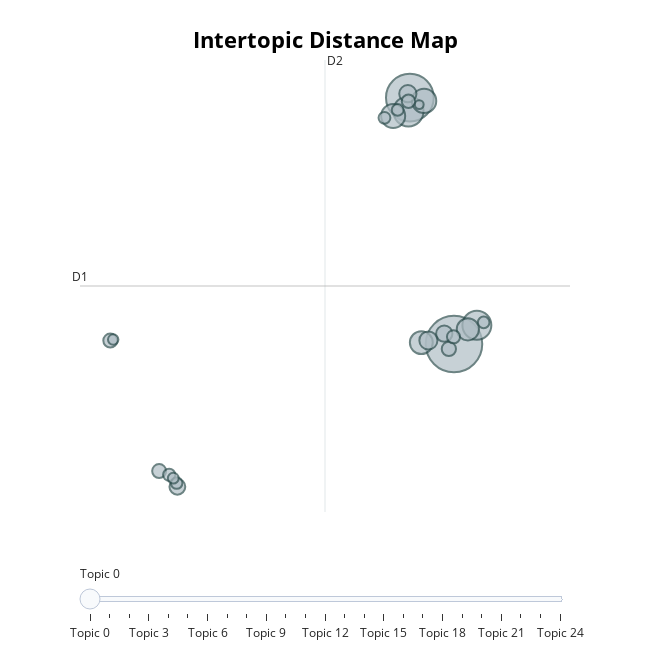

The notebook cell this image was saved under:
### Code cell
model.visualize_topics()

### Figure 1 — Plotly figure (JSON) as saved in the notebook; plotly's stock layout.template omitted (floating-point values rounded to 4 significant figures)
{"data": [{"customdata": [[0, "of | and | at | his | january", 409], [1, "the | it | to | in | company", 291], [2, "the | to | mr | for | that", 117], [3, "the | year | new | of | in", 107], [4, "editor | the | to | frontpage | front", 76], [5, "the | in | police | to | of", 74], [6, "the | and | theater | at | dance", 67], [7, "century | drawing | 21stcentury | 21st | say", 63], [8, "museum | art | gallery | and | in", 42], [9, "is | restaurant | are | it | with", 38], [10, "by | book | reviewbook | the | review", 34], [11, "prediction | century | future | america | 21stcentury", 32], [12, "elian | cuba | gonzalez | the | boy", 26], [13, "belichick | jet | parcells | coach | bill", 25], [14, "yeltsin | putin | russia | vladimirputin | vladimir", 25], [15, "bus | diesel | river | to | and", 23], [16, "magazine | publisher | yearold | old | of", 22], [17, "bowl | yard | warrick | national | he", 19], [18, "indian | india | hijacker | pakistan | hijacking", 18], [19, "israeli | israel | talk | peace | syrian", 18], [20, "game | ranger | devil | goal | the", 17], [21, "january | sander | jane | jan | ", 17], [22, "houston | point | he | the | season", 15], [23, "russian | chechnya | grozny | soldier | rebel", 14], [24, "union | ha | to | worker | college", 10]], "hovertemplate": "<b>Topic %{customdata[0]}</b><br>%{customdata[1]}<br>Size: %{customdata[2]}", "legendgroup": "", "marker": {"color": "#B0BEC5", "line": {"color": "DarkSlateGrey", "width": 2}, "size": [409, 291, 117, 107, 76, 74, 67, 63, 42, 38, 34, 32, 26, 25, 25, 23, 22, 19, 18, 18, 17, 17, 15, 14, 10], "sizemode": "area", "sizeref": 0.2556, "symbol": "circle"}, "mode": "markers", "name": "", "orientation": "v", "showlegend": false, "type": "scatter", "x": [17.86, 16.42, 16.37, 18.61, 16.88, 15.87, 16.79, 18.32, 17.03, 16.35, 17.55, 8.808, 17.7, 8.212, 6.612, 16.37, 17.85, 8.539, 15.59, 16.02, 8.785, 18.84, 8.674, 6.707, 16.73], "xaxis": "x", "y": [-2.036, 17.4, 16.33, -0.554, 17.15, 15.95, -1.919, -0.8695, -1.749, 17.72, -1.214, -13.29, -2.42, -12.06, -1.757, 17.13, -1.46, -12.35, 15.81, 16.44, -13.0, -0.3237, -12.62, -1.68, 16.86], "yaxis": "y"}], "layout": {"annotations": [{"showarrow": false, "text": "D1", "x": 5.621, "y": 2.546, "yshift": 10}, {"showarrow": false, "text": "D2", "x": 13.64, "xshift": 10, "y": 20.38}], "height": 650, "hoverlabel": {"bgcolor": "white", "font": {"family": "Rockwell", "size": 16}}, "legend": {"itemsizing": "constant", "tracegroupgap": 0}, "margin": {"t": 60}, "shapes": [{"line": {"color": "#CFD8DC", "width": 2}, "type": "line", "x0": 13.64, "x1": 13.64, "y0": -15.28, "y1": 20.38}, {"line": {"color": "#9E9E9E", "width": 2}, "type": "line", "x0": 5.621, "x1": 21.66, "y0": 2.546, "y1": 2.546}], "sliders": [{"active": 0, "pad": {"t": 50}, "steps": [{"args": [{"marker.color": [["red", "#B0BEC5", "#B0BEC5", "#B0BEC5", "#B0BEC5", "#B0BEC5", "#B0BEC5", "#B0BEC5", "#B0BEC5", "#B0BEC5", "#B0BEC5", "#B0BEC5", "#B0BEC5", "#B0BEC5", "#B0BEC5", "#B0BEC5", "#B0BEC5", "#B0BEC5", "#B0BEC5", "#B0BEC5", "#B0BEC5", "#B0BEC5", "#B0BEC5", "#B0BEC5", "#B0BEC5"]]}], "label": "Topic 0", "method": "update"}, {"args": [{"marker.color": [["#B0BEC5", "red", "#B0BEC5", "#B0BEC5", "#B0BEC5", "#B0BEC5", "#B0BEC5", "#B0BEC5", "#B0BEC5", "#B0BEC5", "#B0BEC5", "#B0BEC5", "#B0BEC5", "#B0BEC5", "#B0BEC5", "#B0BEC5", "#B0BEC5", "#B0BEC5", "#B0BEC5", "#B0BEC5", "#B0BEC5", "#B0BEC5", "#B0BEC5", "#B0BEC5", "#B0BEC5"]]}], "label": "Topic 1", "method": "update"}, {"args": [{"marker.color": [["#B0BEC5", "#B0BEC5", "red", "#B0BEC5", "#B0BEC5", "#B0BEC5", "#B0BEC5", "#B0BEC5", "#B0BEC5", "#B0BEC5", "#B0BEC5", "#B0BEC5", "#B0BEC5", "#B0BEC5", "#B0BEC5", "#B0BEC5", "#B0BEC5", "#B0BEC5", "#B0BEC5", "#B0BEC5", "#B0BEC5", "#B0BEC5", "#B0BEC5", "#B0BEC5", "#B0BEC5"]]}], "label": "Topic 2", "method": "update"}, {"args": [{"marker.color": [["#B0BEC5", "#B0BEC5", "#B0BEC5", "red", "#B0BEC5", "#B0BEC5", "#B0BEC5", "#B0BEC5", "#B0BEC5", "#B0BEC5", "#B0BEC5", "#B0BEC5", "#B0BEC5", "#B0BEC5", "#B0BEC5", "#B0BEC5", "#B0BEC5", "#B0BEC5", "#B0BEC5", "#B0BEC5", "#B0BEC5", "#B0BEC5", "#B0BEC5", "#B0BEC5", "#B0BEC5"]]}], "label": "Topic 3", "method": "update"}, {"args": [{"marker.color": [["#B0BEC5", "#B0BEC5", "#B0BEC5", "#B0BEC5", "red", "#B0BEC5", "#B0BEC5", "#B0BEC5", "#B0BEC5", "#B0BEC5", "#B0BEC5", "#B0BEC5", "#B0BEC5", "#B0BEC5", "#B0BEC5", "#B0BEC5", "#B0BEC5", "#B0BEC5", "#B0BEC5", "#B0BEC5", "#B0BEC5", "#B0BEC5", "#B0BEC5", "#B0BEC5", "#B0BEC5"]]}], "label": "Topic 4", "method": "update"}, {"args": [{"marker.color": [["#B0BEC5", "#B0BEC5", "#B0BEC5", "#B0BEC5", "#B0BEC5", "red", "#B0BEC5", "#B0BEC5", "#B0BEC5", "#B0BEC5", "#B0BEC5", "#B0BEC5", "#B0BEC5", "#B0BEC5", "#B0BEC5", "#B0BEC5", "#B0BEC5", "#B0BEC5", "#B0BEC5", "#B0BEC5", "#B0BEC5", "#B0BEC5", "#B0BEC5", "#B0BEC5", "#B0BEC5"]]}], "label": "Topic 5", "method": "update"}, {"args": [{"marker.color": [["#B0BEC5", "#B0BEC5", "#B0BEC5", "#B0BEC5", "#B0BEC5", "#B0BEC5", "red", "#B0BEC5", "#B0BEC5", "#B0BEC5", "#B0BEC5", "#B0BEC5", "#B0BEC5", "#B0BEC5", "#B0BEC5", "#B0BEC5", "#B0BEC5", "#B0BEC5", "#B0BEC5", "#B0BEC5", "#B0BEC5", "#B0BEC5", "#B0BEC5", "#B0BEC5", "#B0BEC5"]]}], "label": "Topic 6", "method": "update"}, {"args": [{"marker.color": [["#B0BEC5", "#B0BEC5", "#B0BEC5", "#B0BEC5", "#B0BEC5", "#B0BEC5", "#B0BEC5", "red", "#B0BEC5", "#B0BEC5", "#B0BEC5", "#B0BEC5", "#B0BEC5", "#B0BEC5", "#B0BEC5", "#B0BEC5", "#B0BEC5", "#B0BEC5", "#B0BEC5", "#B0BEC5", "#B0BEC5", "#B0BEC5", "#B0BEC5", "#B0BEC5", "#B0BEC5"]]}], "label": "Topic 7", "method": "update"}, {"args": [{"marker.color": [["#B0BEC5", "#B0BEC5", "#B0BEC5", "#B0BEC5", "#B0BEC5", "#B0BEC5", "#B0BEC5", "#B0BEC5", "red", "#B0BEC5", "#B0BEC5", "#B0BEC5", "#B0BEC5", "#B0BEC5", "#B0BEC5", "#B0BEC5", "#B0BEC5", "#B0BEC5", "#B0BEC5", "#B0BEC5", "#B0BEC5", "#B0BEC5", "#B0BEC5", "#B0BEC5", "#B0BEC5"]]}], "label": "Topic 8", "method": "update"}, {"args": [{"marker.color": [["#B0BEC5", "#B0BEC5", "#B0BEC5", "#B0BEC5", "#B0BEC5", "#B0BEC5", "#B0BEC5", "#B0BEC5", "#B0BEC5", "red", "#B0BEC5", "#B0BEC5", "#B0BEC5", "#B0BEC5", "#B0BEC5", "#B0BEC5", "#B0BEC5", "#B0BEC5", "#B0BEC5", "#B0BEC5", "#B0BEC5", "#B0BEC5", "#B0BEC5", "#B0BEC5", "#B0BEC5"]]}], "label": "Topic 9", "method": "update"}, {"args": [{"marker.color": [["#B0BEC5", "#B0BEC5", "#B0BEC5", "#B0BEC5", "#B0BEC5", "#B0BEC5", "#B0BEC5", "#B0BEC5", "#B0BEC5", "#B0BEC5", "red", "#B0BEC5", "#B0BEC5", "#B0BEC5", "#B0BEC5", "#B0BEC5", "#B0BEC5", "#B0BEC5", "#B0BEC5", "#B0BEC5", "#B0BEC5", "#B0BEC5", "#B0BEC5", "#B0BEC5", "#B0BEC5"]]}], "label": "Topic 10", "method": "update"}, {"args": [{"marker.color": [["#B0BEC5", "#B0BEC5", "#B0BEC5", "#B0BEC5", "#B0BEC5", "#B0BEC5", "#B0BEC5", "#B0BEC5", "#B0BEC5", "#B0BEC5", "#B0BEC5", "red", "#B0BEC5", "#B0BEC5", "#B0BEC5", "#B0BEC5", "#B0BEC5", "#B0BEC5", "#B0BEC5", "#B0BEC5", "#B0BEC5", "#B0BEC5", "#B0BEC5", "#B0BEC5", "#B0BEC5"]]}], "label": "Topic 11", "method": "update"}, {"args": [{"marker.color": [["#B0BEC5", "#B0BEC5", "#B0BEC5", "#B0BEC5", "#B0BEC5", "#B0BEC5", "#B0BEC5", "#B0BEC5", "#B0BEC5", "#B0BEC5", "#B0BEC5", "#B0BEC5", "red", "#B0BEC5", "#B0BEC5", "#B0BEC5", "#B0BEC5", "#B0BEC5", "#B0BEC5", "#B0BEC5", "#B0BEC5", "#B0BEC5", "#B0BEC5", "#B0BEC5", "#B0BEC5"]]}], "label": "Topic 12", "method": "update"}, {"args": [{"marker.color": [["#B0BEC5", "#B0BEC5", "#B0BEC5", "#B0BEC5", "#B0BEC5", "#B0BEC5", "#B0BEC5", "#B0BEC5", "#B0BEC5", "#B0BEC5", "#B0BEC5", "#B0BEC5", "#B0BEC5", "red", "#B0BEC5", "#B0BEC5", "#B0BEC5", "#B0BEC5", "#B0BEC5", "#B0BEC5", "#B0BEC5", "#B0BEC5", "#B0BEC5", "#B0BEC5", "#B0BEC5"]]}], "label": "Topic 13", "method": "update"}, {"args": [{"marker.color": [["#B0BEC5", "#B0BEC5", "#B0BEC5", "#B0BEC5", "#B0BEC5", "#B0BEC5", "#B0BEC5", "#B0BEC5", "#B0BEC5", "#B0BEC5", "#B0BEC5", "#B0BEC5", "#B0BEC5", "#B0BEC5", "red", "#B0BEC5", "#B0BEC5", "#B0BEC5", "#B0BEC5", "#B0BEC5", "#B0BEC5", "#B0BEC5", "#B0BEC5", "#B0BEC5", "#B0BEC5"]]}], "label": "Topic 14", "method": "update"}, {"args": [{"marker.color": [["#B0BEC5", "#B0BEC5", "#B0BEC5", "#B0BEC5", "#B0BEC5", "#B0BEC5", "#B0BEC5", "#B0BEC5", "#B0BEC5", "#B0BEC5", "#B0BEC5", "#B0BEC5", "#B0BEC5", "#B0BEC5", "#B0BEC5", "red", "#B0BEC5", "#B0BEC5", "#B0BEC5", "#B0BEC5", "#B0BEC5", "#B0BEC5", "#B0BEC5", "#B0BEC5", "#B0BEC5"]]}], "label": "Topic 15", "method": "update"}, {"args": [{"marker.color": [["#B0BEC5", "#B0BEC5", "#B0BEC5", "#B0BEC5", "#B0BEC5", "#B0BEC5", "#B0BEC5", "#B0BEC5", "#B0BEC5", "#B0BEC5", "#B0BEC5", "#B0BEC5", "#B0BEC5", "#B0BEC5", "#B0BEC5", "#B0BEC5", "red", "#B0BEC5", "#B0BEC5", "#B0BEC5", "#B0BEC5", "#B0BEC5", "#B0BEC5", "#B0BEC5", "#B0BEC5"]]}], "label": "Topic 16", "method": "update"}, {"args": [{"marker.color": [["#B0BEC5", "#B0BEC5", "#B0BEC5", "#B0BEC5", "#B0BEC5", "#B0BEC5", "#B0BEC5", "#B0BEC5", "#B0BEC5", "#B0BEC5", "#B0BEC5", "#B0BEC5", "#B0BEC5", "#B0BEC5", "#B0BEC5", "#B0BEC5", "#B0BEC5", "red", "#B0BEC5", "#B0BEC5", "#B0BEC5", "#B0BEC5", "#B0BEC5", "#B0BEC5", "#B0BEC5"]]}], "label": "Topic 17", "method": "update"}, {"args": [{"marker.color": [["#B0BEC5", "#B0BEC5", "#B0BEC5", "#B0BEC5", "#B0BEC5", "#B0BEC5", "#B0BEC5", "#B0BEC5", "#B0BEC5", "#B0BEC5", "#B0BEC5", "#B0BEC5", "#B0BEC5", "#B0BEC5", "#B0BEC5", "#B0BEC5", "#B0BEC5", "#B0BEC5", "red", "#B0BEC5", "#B0BEC5", "#B0BEC5", "#B0BEC5", "#B0BEC5", "#B0BEC5"]]}], "label": "Topic 18", "method": "update"}, {"args": [{"marker.color": [["#B0BEC5", "#B0BEC5", "#B0BEC5", "#B0BEC5", "#B0BEC5", "#B0BEC5", "#B0BEC5", "#B0BEC5", "#B0BEC5", "#B0BEC5", "#B0BEC5", "#B0BEC5", "#B0BEC5", "#B0BEC5", "#B0BEC5", "#B0BEC5", "#B0BEC5", "#B0BEC5", "#B0BEC5", "red", "#B0BEC5", "#B0BEC5", "#B0BEC5", "#B0BEC5", "#B0BEC5"]]}], "label": "Topic 19", "method": "update"}, {"args": [{"marker.color": [["#B0BEC5", "#B0BEC5", "#B0BEC5", "#B0BEC5", "#B0BEC5", "#B0BEC5", "#B0BEC5", "#B0BEC5", "#B0BEC5", "#B0BEC5", "#B0BEC5", "#B0BEC5", "#B0BEC5", "#B0BEC5", "#B0BEC5", "#B0BEC5", "#B0BEC5", "#B0BEC5", "#B0BEC5", "#B0BEC5", "red", "#B0BEC5", "#B0BEC5", "#B0BEC5", "#B0BEC5"]]}], "label": "Topic 20", "method": "update"}, {"args": [{"marker.color": [["#B0BEC5", "#B0BEC5", "#B0BEC5", "#B0BEC5", "#B0BEC5", "#B0BEC5", "#B0BEC5", "#B0BEC5", "#B0BEC5", "#B0BEC5", "#B0BEC5", "#B0BEC5", "#B0BEC5", "#B0BEC5", "#B0BEC5", "#B0BEC5", "#B0BEC5", "#B0BEC5", "#B0BEC5", "#B0BEC5", "#B0BEC5", "red", "#B0BEC5", "#B0BEC5", "#B0BEC5"]]}], "label": "Topic 21", "method": "update"}, {"args": [{"marker.color": [["#B0BEC5", "#B0BEC5", "#B0BEC5", "#B0BEC5", "#B0BEC5", "#B0BEC5", "#B0BEC5", "#B0BEC5", "#B0BEC5", "#B0BEC5", "#B0BEC5", "#B0BEC5", "#B0BEC5", "#B0BEC5", "#B0BEC5", "#B0BEC5", "#B0BEC5", "#B0BEC5", "#B0BEC5", "#B0BEC5", "#B0BEC5", "#B0BEC5", "red", "#B0BEC5", "#B0BEC5"]]}], "label": "Topic 22", "method": "update"}, {"args": [{"marker.color": [["#B0BEC5", "#B0BEC5", "#B0BEC5", "#B0BEC5", "#B0BEC5", "#B0BEC5", "#B0BEC5", "#B0BEC5", "#B0BEC5", "#B0BEC5", "#B0BEC5", "#B0BEC5", "#B0BEC5", "#B0BEC5", "#B0BEC5", "#B0BEC5", "#B0BEC5", "#B0BEC5", "#B0BEC5", "#B0BEC5", "#B0BEC5", "#B0BEC5", "#B0BEC5", "red", "#B0BEC5"]]}], "label": "Topic 23", "method": "update"}, {"args": [{"marker.color": [["#B0BEC5", "#B0BEC5", "#B0BEC5", "#B0BEC5", "#B0BEC5", "#B0BEC5", "#B0BEC5", "#B0BEC5", "#B0BEC5", "#B0BEC5", "#B0BEC5", "#B0BEC5", "#B0BEC5", "#B0BEC5", "#B0BEC5", "#B0BEC5", "#B0BEC5", "#B0BEC5", "#B0BEC5", "#B0BEC5", "#B0BEC5", "#B0BEC5", "#B0BEC5", "#B0BEC5", "red"]]}], "label": "Topic 24", "method": "update"}]}], "title": {"font": {"color": "Black", "size": 22}, "text": "<b>Intertopic Distance Map</b>", "x": 0.5, "xanchor": "center", "y": 0.95, "yanchor": "top"}, "width": 650, "xaxis": {"anchor": "y", "domain": [0, 1], "range": [5.621, 21.66], "title": {"text": ""}, "visible": false}, "yaxis": {"anchor": "x", "domain": [0, 1], "range": [-15.28, 20.38], "title": {"text": ""}, "visible": false}}}
